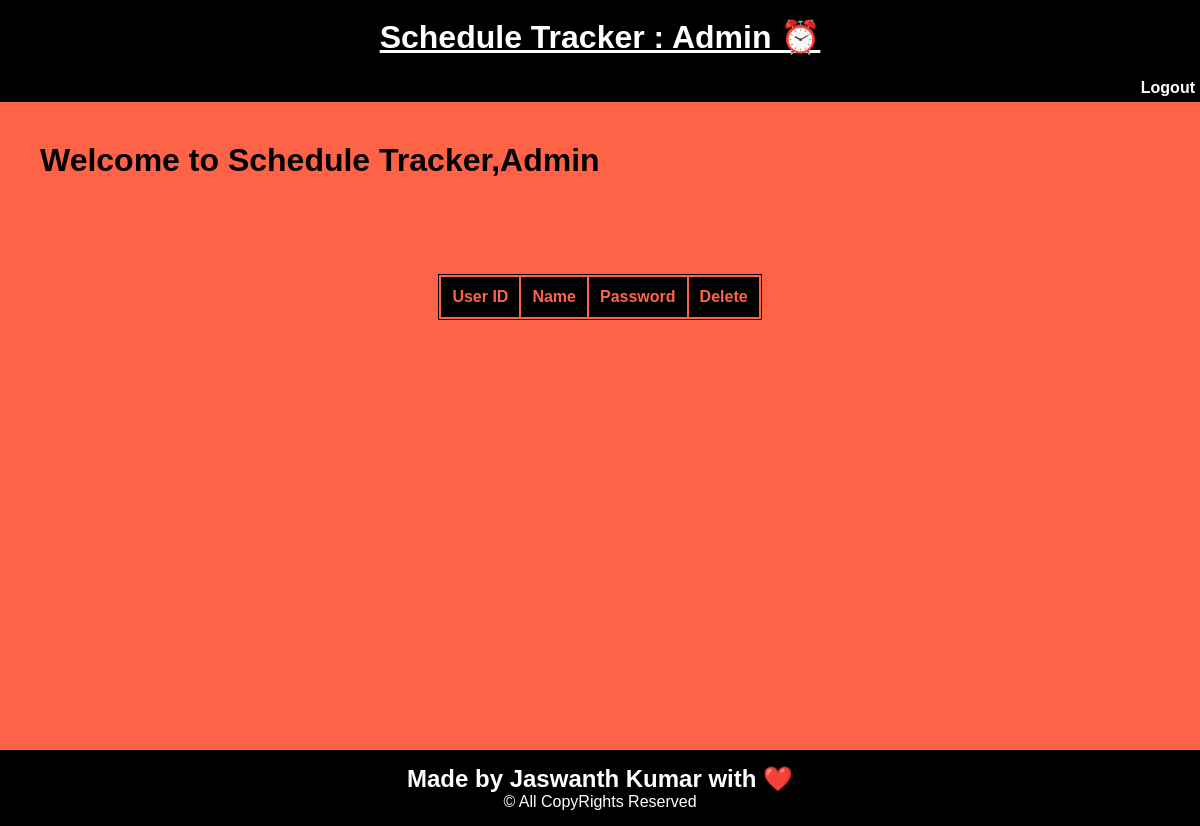
/admin, run on an earlier commit of the app's database.
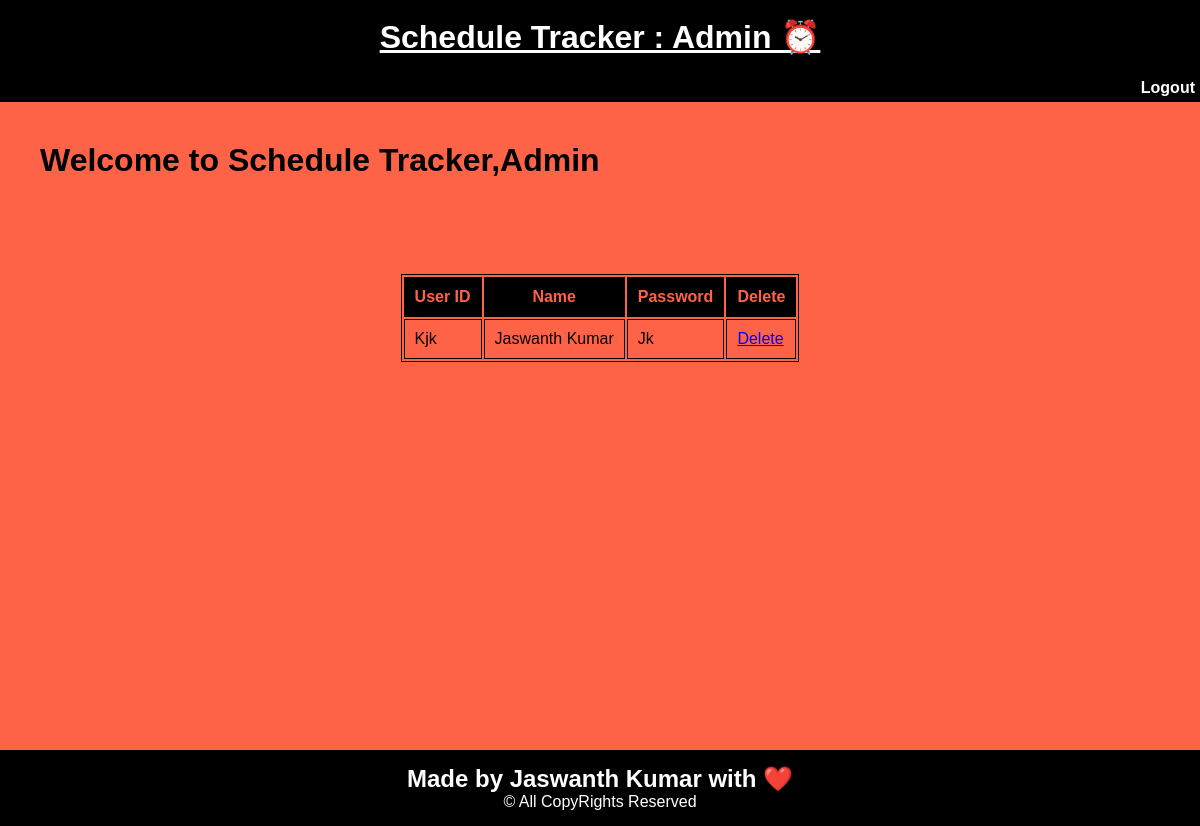
And on a later commit of the database.
### app.py (models this page shows, shortened)
class User(db.Model):
    id = db.Column(db.Integer,primary_key=True)
    name = db.Column(db.String(100),nullable=False)
    userid = db.Column(db.String(100),unique=True)
    password = db.Column(db.String(100))

### app.py (the view)
@app.route('/admin')
def admin():
    users = User.query
    return render_template('admin.html',users=users)

### templates/admin.html (shortened to what this page needs)
<!DOCTYPE html>
<html>
<head>
</head>
<body>
    <header>
        <h1>Schedule Tracker : Admin ⏰</h1>
    </header>
    <div id="nav">
        <nav>
            <a href="{{ url_for('logout') }}">Logout</a>
        </nav>
    </div>
    <div id="main-text">
        <h1>Welcome to Schedule Tracker,Admin</h1>
    </div>
        <div class="container">
            <div class="tasktable">
                <table>
                    <tr>
                        <th>User ID</th>
                        <th>Name</th>
                        <th>Password</th>
                        <th>Delete</th>
                    </tr>
                    {% for user in users %}
                    <tr>
                        <td>{{user.userid}}</td>
                        <td>{{user.name}}</td>
                        <td>{{user.password}}</td>
                        <td><a href="de/{{user.id}}">Delete</a></td>
                    </tr>
                    {% endfor %}
                </table>
            </div>
        </div>
    <footer>
        <h2>Made by Jaswanth Kumar with ❤️</h2>
        <p>&copy; All CopyRights Reserved</p>
    </footer>
</body>
</html>

### templates/admin.html (style rules this page uses)
* { margin: 0; padding: 0; font-family: Arial, Helvetica, sans-serif; box-sizing: border-box; }
body { background-color: #FF6347; height: 100vh; }
header { background-color: black; color: white; text-align: center; padding: 18px 10px; }
header h1 { text-decoration: underline; }
nav { background-color: black; text-align: right; padding: 5px; }
nav a { color: white; text-decoration: none; margin-left: 20px; font-weight: bold; }
#main-text { margin-left: 40px ; margin-top: 40px; }
#main-text h1 { margin-bottom: 15px; }
.container { display:flex; flex-direction: column; align-items: center; min-height: max-content; grid-template-columns: 2fr 1fr; color: white; padding: 40px 0; }
.container { display:flex; align-items: center; justify-content: center; }
.tasktable { margin-top: 40px; justify-content: center; align-items: center; height:64vh; }
table,tr { border: 1px solid black; margin:0%; }
table th { background-color: black; color:#FF6347 }
th,td { padding:10px; border: 1px solid black; color:black; }
footer { background-color: black; color: white; text-align: center; padding: 15px 10px; bottom:0; width:100%; margin-top: auto; margin: auto; position:fixed; }

What changed in the data, as far as the page shows it:
added User: userid "Kjk", name "Jaswanth Kumar", password "Jk"
